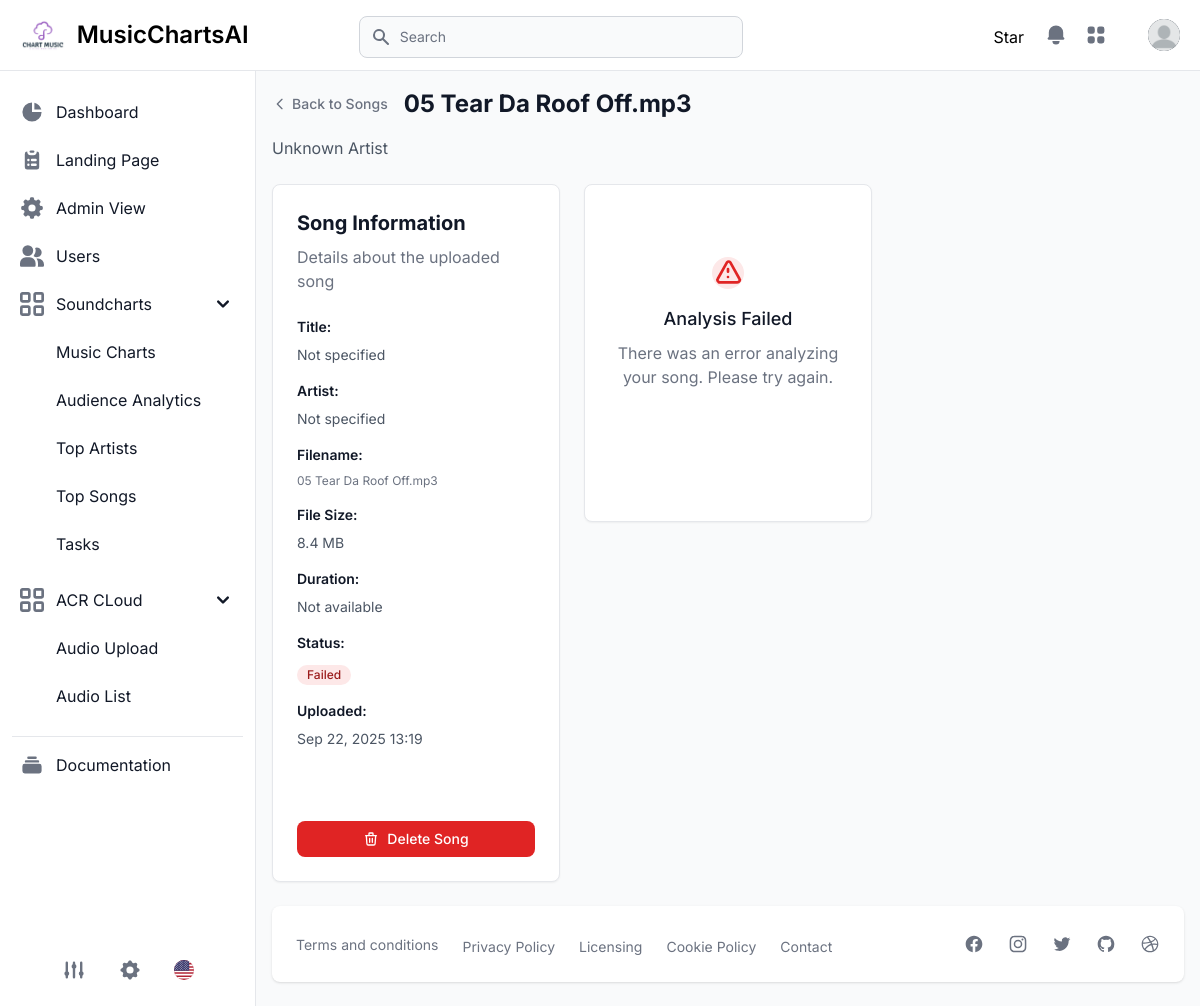
The app's page /acrcloud/song/653c2109-981f-4c9f-908e-641c4c404b94/ (signed in) with its own data.
### apps/acrcloud/models.py (models this page shows, shortened)
class Song(models.Model):
    STATUS_CHOICES = [
        ('uploaded', 'Uploaded'),
        ('processing', 'Processing'),
        ('analyzed', 'Analyzed'),
        ('failed', 'Failed'),
    ]
    id = models.UUIDField(primary_key=True, default=uuid.uuid4, editable=False)
    user = models.ForeignKey(User, on_delete=models.CASCADE, related_name='uploaded_songs')
    title = models.CharField(max_length=255, blank=True)
    artist = models.CharField(max_length=255, blank=True)
    audio_file = models.FileField(
        upload_to='acrcloud/songs/%Y/%m/%d/',
        validators=[FileExtensionValidator(allowed_extensions=['mp3', 'wav', 'm4a', 'flac', 'aac'])]
    )
    original_filename = models.CharField(max_length=255)
    file_size = models.BigIntegerField(help_text="File size in bytes")
    duration = models.FloatField(null=True, blank=True, help_text="Duration in seconds")
    status = models.CharField(max_length=20, choices=STATUS_CHOICES, default='uploaded')
    created_at = models.DateTimeField(auto_now_add=True)
    updated_at = models.DateTimeField(auto_now=True)
    class Meta:
        ordering = ['-created_at']
        verbose_name = "Song"
        verbose_name_plural = "Songs"

### apps/acrcloud/views.py (the view)
# urls.py: path("song/<uuid:song_id>/", SongDetailView.as_view(), name="song_detail"),
@method_decorator(login_required, name='dispatch')
class SongDetailView(View):
    def get(self, request, song_id):
        song = get_object_or_404(Song, id=song_id, user=request.user)
        analysis = song.analyses.filter(analysis_type='full').first()
        report = analysis.report if analysis else None
        context = {
            'song': song,
            'analysis': analysis,
            'report': report,
        }
        return render(request, 'acrcloud/song_detail.html', context)

### templates/acrcloud/song_detail.html (shortened to what this page needs)
{% extends "layouts/base.html" %}
{% load static %}
{% block content %}
<main>
  <div class="px-4 pt-6">
    <div class="mb-6">
      <div class="flex items-center mb-4">
        <a href="{% url 'acrcloud:view_audios' %}" class="inline-flex items-center text-sm font-medium text-gray-500 hover:text-gray-700 dark:text-gray-400 dark:hover:text-white mr-4">
          <svg class="w-4 h-4 mr-1" fill="none" stroke="currentColor" viewBox="0 0 24 24">
            <path stroke-linecap="round" stroke-linejoin="round" stroke-width="2" d="M15 19l-7-7 7-7"></path>
          </svg>
          Back to Songs
        </a>
        <h1 class="text-2xl font-bold text-gray-900 dark:text-white">{{ song.title|default:song.original_filename }}</h1>
      </div>
      <p class="text-gray-600 dark:text-gray-400">{{ song.artist|default:"Unknown Artist" }}</p>
    </div>
    <div class="grid gap-6 lg:grid-cols-3">
      <div class="lg:col-span-1">
        <div class="p-4 bg-white border border-gray-200 rounded-lg shadow-sm dark:border-gray-700 sm:p-6 dark:bg-gray-800">
          <div class="mb-6">
            <h3 class="mb-2 text-xl font-bold text-gray-900 dark:text-white">Song Information</h3>
            <span class="text-base font-normal text-gray-500 dark:text-gray-400">Details about the uploaded song</span>
          </div>
          <div class="space-y-4">
            <div>
              <h4 class="text-sm font-semibold text-gray-900 dark:text-white mb-2">Title:</h4>
              <p class="text-sm text-gray-600 dark:text-gray-400">{{ song.title|default:"Not specified" }}</p>
            </div>
            <div>
              <h4 class="text-sm font-semibold text-gray-900 dark:text-white mb-2">Artist:</h4>
              <p class="text-sm text-gray-600 dark:text-gray-400">{{ song.artist|default:"Not specified" }}</p>
            </div>
            <div>
              <h4 class="text-sm font-semibold text-gray-900 dark:text-white mb-2">Filename:</h4>
              <p class="text-xs text-gray-500 dark:text-gray-400 break-all">{{ song.original_filename }}</p>
            </div>
            <div>
              <h4 class="text-sm font-semibold text-gray-900 dark:text-white mb-2">File Size:</h4>
              <p class="text-sm text-gray-600 dark:text-gray-400">{{ song.file_size|filesizeformat }}</p>
            </div>
            <div>
              <h4 class="text-sm font-semibold text-gray-900 dark:text-white mb-2">Duration:</h4>
              <p class="text-sm text-gray-600 dark:text-gray-400">
                {% if song.duration %}
                  {{ song.duration|floatformat:1 }}s
                {% else %}
                  Not available
                {% endif %}
              </p>
            </div>
            <div>
              <h4 class="text-sm font-semibold text-gray-900 dark:text-white mb-2">Status:</h4>
              {% if song.status == 'uploaded' %}
                <span class="inline-flex items-center px-2.5 py-0.5 rounded-full text-xs font-medium bg-gray-100 text-gray-800 dark:bg-gray-700 dark:text-gray-200">
                  Uploaded
                </span>
              {% elif song.status == 'analyzed' %}
                <span class="inline-flex items-center px-2.5 py-0.5 rounded-full text-xs font-medium bg-green-100 text-green-800 dark:bg-green-900 dark:text-green-200">
                  Analyzed
                </span>
              {% elif song.status == 'failed' %}
                <span class="inline-flex items-center px-2.5 py-0.5 rounded-full text-xs font-medium bg-red-100 text-red-800 dark:bg-red-900 dark:text-red-200">
                  Failed
                </span>
              {% endif %}
            </div>
            <div>
              <h4 class="text-sm font-semibold text-gray-900 dark:text-white mb-2">Uploaded:</h4>
              <p class="text-sm text-gray-600 dark:text-gray-400">{{ song.created_at|date:"M d, Y H:i" }}</p>
            </div>
          </div>
          <div class="mt-6 space-y-3">
            {% if song.status == 'analyzed' and report %}
              <a href="{% url 'acrcloud:analysis_report' analysis.id %}" class="w-full inline-flex items-center justify-center px-4 py-2 text-sm font-medium text-white bg-green-600 rounded-lg hover:bg-green-700 focus:ring-4 focus:ring-green-300 dark:bg-green-600 dark:hover:bg-green-700 dark:focus:ring-green-800">
                <svg class="w-4 h-4 mr-2" fill="none" stroke="currentColor" viewBox="0 0 24 24">
                  <path stroke-linecap="round" stroke-linejoin="round" stroke-width="2" d="M9 19v-6a2 2 0 00-2-2H5a2 2 0 00-2 2v6a2 2 0 002 2h2a2 2 0 002-2zm0 0V9a2 2 0 012-2h2a2 2 0 012 2v10m-6 0a2 2 0 002 2h2a2 2 0 002-2m0 0V5a2 2 0 012-2h2a2 2 0 012 2v14a2 2 0 01-2 2h-2a2 2 0 01-2-2z"></path>
                </svg>
                View Analysis Report
              </a>
            {% elif song.status == 'failed' %}
              <form method="post" action="{% url 'acrcloud:retry_analysis' song.id %}">
                <button type="submit" class="w-full inline-flex items-center justify-center px-4 py-2 text-sm font-medium text-white bg-yellow-600 rounded-lg hover:bg-yellow-700 focus:ring-4 focus:ring-yellow-300 dark:bg-yellow-600 dark:hover:bg-yellow-700 dark:focus:ring-yellow-800">
                  <svg class="w-4 h-4 mr-2" fill="none" stroke="currentColor" viewBox="0 0 24 24">
                    <path stroke-linecap="round" stroke-linejoin="round" stroke-width="2" d="M4 4v5h.582m15.356 2A8.001 8.001 0 004.582 9m0 0H9m11 11v-5h-.581m0 0a8.003 8.003 0 01-15.357-2m15.357 2H15"></path>
                  </svg>
                </button>
              </form>
            {% endif %}
            <form method="post" action="{% url 'acrcloud:delete_song' song.id %}">
              <button type="submit" class="w-full inline-flex items-center justify-center px-4 py-2 text-sm font-medium text-white bg-red-600 rounded-lg hover:bg-red-700 focus:ring-4 focus:ring-red-300 dark:bg-red-600 dark:hover:bg-red-700 dark:focus:ring-red-800"
                      onclick="return confirm('Are you sure you want to delete this song and all its analysis data?')">
                <svg class="w-4 h-4 mr-2" fill="none" stroke="currentColor" viewBox="0 0 24 24">
                  <path stroke-linecap="round" stroke-linejoin="round" stroke-width="2" d="M19 7l-.867 12.142A2 2 0 0116.138 21H7.862a2 2 0 01-1.995-1.858L5 7m5 4v6m4-6v6m1-10V4a1 1 0 00-1-1h-4a1 1 0 00-1 1v3M4 7h16"></path>
                </svg>
                Delete Song
              </button>
            </form>
          </div>
        </div>
      </div>
      <div class="lg:col-span-2">
        {% if song.status == 'processing' %}
          <div class="p-4 bg-white border border-gray-200 rounded-lg shadow-sm dark:border-gray-700 sm:p-6 dark:bg-gray-800">
            <div class="text-center py-12">
              <div class="inline-flex items-center justify-center w-16 h-16 mb-4 text-blue-600 bg-blue-100 rounded-full dark:bg-blue-900 dark:text-blue-200">
                <svg class="w-8 h-8 animate-spin" fill="none" viewBox="0 0 24 24">
                  <circle class="opacity-25" cx="12" cy="12" r="10" stroke="currentColor" stroke-width="4"></circle>
                  <path class="opacity-75" fill="currentColor" d="M4 12a8 8 0 018-8V0C5.373 0 0 5.373 0 12h4zm2 5.291A7.962 7.962 0 014 12H0c0 3.042 1.135 5.824 3 7.938l3-2.647z"></path>
                </svg>
              </div>
              <h3 class="text-lg font-medium text-gray-900 dark:text-white mb-2">Analysis in Progress</h3>
              <p class="text-gray-500 dark:text-gray-400 mb-6">Your song is being analyzed. This may take a few minutes.</p>
              <div class="w-full bg-gray-200 rounded-full h-2 dark:bg-gray-700">
                <div class="bg-blue-600 h-2 rounded-full animate-pulse" style="width: 100%"></div>
              </div>
              <p class="text-sm text-gray-500 dark:text-gray-400 mt-4">This page will refresh automatically when analysis is complete.</p>
            </div>
          </div>
        {% elif song.status == 'failed' %}
          <div class="p-4 bg-white border border-gray-200 rounded-lg shadow-sm dark:border-gray-700 sm:p-6 dark:bg-gray-800">
            <div class="text-center py-12">
              <div class="inline-flex items-center justify-center w-16 h-16 mb-4 text-red-600 bg-red-100 rounded-full dark:bg-red-900 dark:text-red-200">
                <svg class="w-8 h-8" fill="none" stroke="currentColor" viewBox="0 0 24 24">
                  <path stroke-linecap="round" stroke-linejoin="round" stroke-width="2" d="M12 9v2m0 4h.01m-6.938 4h13.856c1.54 0 2.502-1.667 1.732-2.5L13.732 4c-.77-.833-1.732-.833-2.5 0L4.268 16.5c-.77.833.192 2.5 1.732 2.5z"></path>
                </svg>
              </div>
              <h3 class="text-lg font-medium text-gray-900 dark:text-white mb-2">Analysis Failed</h3>
              <p class="text-gray-500 dark:text-gray-400 mb-6">There was an error analyzing your song. Please try again.</p>
              <form method="post" action="{% url 'acrcloud:retry_analysis' song.id %}">
                <button type="submit" class="inline-flex items-center px-4 py-2 text-sm font-medium text-white bg-yellow-600 rounded-lg hover:bg-yellow-700 focus:ring-4 focus:ring-yellow-300 dark:bg-yellow-600 dark:hover:bg-yellow-700 dark:focus:ring-yellow-800">
                  <svg class="w-4 h-4 mr-2" fill="none" stroke="currentColor" viewBox="0 0 24 24">
                    <path stroke-linecap="round" stroke-linejoin="round" stroke-width="2" d="M4 4v5h.582m15.356 2A8.001 8.001 0 004.582 9m0 0H9m11 11v-5h-.581m0 0a8.003 8.003 0 01-15.357-2m15.357 2H15"></path>
                  </svg>
                </button>
              </form>
            </div>
          </div>
        {% endif %}
      </div>
    </div>
  </div>
</main>
{% endblock %}

### records on screen
Song: title "05 Tear Da Roof Off.mp3", artist "Unknown Artist", title "Not specified", artist "Not specified", original_filename "05 Tear Da Roof Off.mp3", file_size|filesizeformat "8.4 MB", created_at "Sep 22, 2025 13:19"
